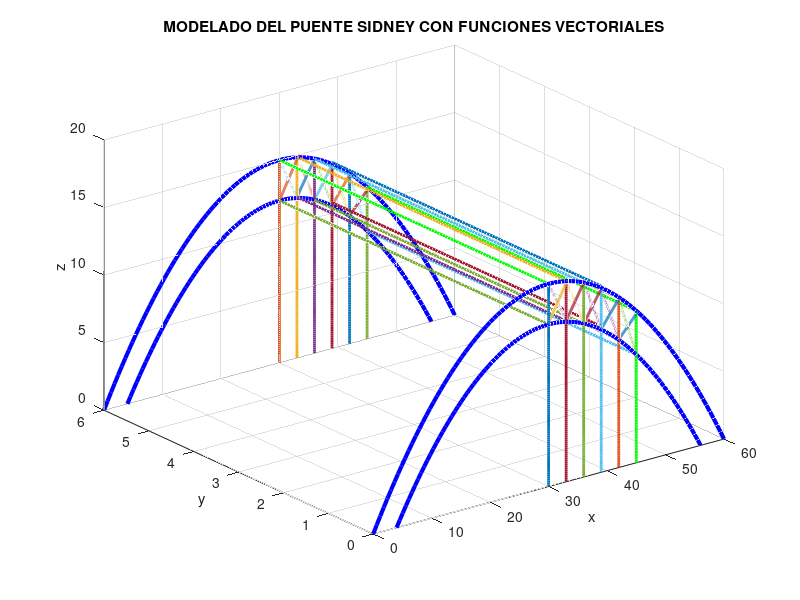

Reproduce this figure in MATLAB.
% Definir el intervalo de t
t = linspace(0, 60, 100);  % t va de 0 a 60

% Definir las componentes de la función vectorial
x = t;  % Componente x(t)
y = zeros(size(t));  % Componente y(t), constante en 0
z = -1/60 * (t - 30).^2 + 15;  % Componente z(t) de la parábola


% Definir el intervalo de t
t1 = linspace(4, 56, 100);  % t va de 0 a 60

% Definir las componentes de la función vectorial
x1 = t1;  % Componente x(t)
y1 = zeros(size(t1));  % Componente y(t), constante en 0
z1 = -3/169 * (t1 - 30).^2 + 12;  % Componente z(t) de la parábola



t2 = linspace(0, 60, 100);  % t va de 0 a 60

% Definir las componentes de la función vectorial
x2 = t2;  % Componente x(t)
y2 = zeros(size(t2))+6;  % Componente y(t), constante en 0
z2 = -1/60 * (t2 - 30).^2 + 15;  % Componente z(t) de la parábola



% Definir el intervalo de t
t3 = linspace(4, 56, 100);  % t va de 0 a 60

% Definir las componentes de la función vectorial
x3 = t3;  % Componente x(t)
y3 = zeros(size(t3))+6;  % Componente y(t), constante en 0
z3 = -3/169 * (t3 - 30).^2 + 12;  % Componente z(t) de la parábola

% FUNCIONES LINEALES

% Definir el intervalo de t
t4 = linspace(0, 1, 100);  % t va de 0 a 1

% Definir las componentes de la función vectorial
x4 = 30 * ones(size(t4));  % Componente x(t), constante en 30
y4 = 6 * t4;               % Componente y(t), lineal entre 0 y 6
z4 = 15 * ones(size(t4));  % Componente z(t), constante en 15



% Definir el intervalo de t
t5 = linspace(0, 1, 100);  % t va de 0 a 1

% Definir las componentes de la función vectorial
x5 = 45 * ones(size(t5));   % Componente x(t), constante en 45
y5 = 6 * t5;                % Componente y(t), lineal entre 0 y 6
z5 = 11.25 * ones(size(t5)); % Componente z(t), constante en 11.25



% Definir el intervalo de t
t6 = linspace(0, 1, 100);  % t va de 0 a 1

% Definir las componentes de la función vectorial
x6 = 45 * ones(size(t6));  % Componente x(t), constante en 45
y6 = zeros(size(t6));      % Componente y(t), constante en 0
z6 = 11.25 * t6;           % Componente z(t), lineal entre 0 y 11.25


% Definir el intervalo de t
t7 = linspace(0, 1, 100);  % t va de 0 a 1

% Definir las componentes de la función vectorial
x7 = 30 * ones(size(t7));   % Componente x(t), constante en 30
y7 = 6 * t7;                % Componente y(t), lineal entre 0 y 6
z7 = 12 * ones(size(t7));   % Componente z(t), constante en 12


% Definir el intervalo de t
t8 = linspace(0, 1, 100);  % t va de 0 a 1

% Definir las componentes de la función vectorial
x8 = 45 * ones(size(t8));   % Componente x(t), constante en 45
y8 = 6 * t8;                % Componente y(t), lineal entre 0 y 6
z8 = 8 * ones(size(t8));    % Componente z(t), constante en 8

% Definir el intervalo de t
t9 = linspace(0, 1, 100);  % t va de 0 a 1

% Definir las componentes de la función vectorial
x9 = 33 * ones(size(t9));   % Componente x(t), constante en 33
y9 = 0 * ones(size(t9));    % Componente y(t), constante en 0
z9 = 14.75 * t9;            % Componente z(t), lineal entre 0 y 14.75

% Definir el intervalo de t
t10 = linspace(0, 1, 100);  % t va de 0 a 1

% Definir las componentes de la función vectorial
x10 = 30 * ones(size(t10));   % Componente x(t), constante en 30
y10 = 0 * ones(size(t10));    % Componente y(t), constante en 0
z10 = 15 * t10;               % Componente z(t), lineal entre 0 y 15


% Definir el intervalo de t
t11 = linspace(0, 1, 100);  % t va de 0 a 1

% Definir las componentes de la función vectorial
x11 = 30 * ones(size(t11));   % Componente x(t), constante en 30
y11 = 6 * ones(size(t11));    % Componente y(t), constante en 6
z11 = 15 * t11;               % Componente z(t), lineal entre 0 y 15

% Definir el intervalo de t
t12 = linspace(0, 1, 100);  % t va de 0 a 1

% Definir las componentes de la función vectorial
x12 = 33 * ones(size(t12));   % Componente x(t), constante en 33
y12 = 6 * ones(size(t12));    % Componente y(t), constante en 6
z12 = 14.85 * t12;            % Componente z(t), lineal entre 0 y 14.85

t13 = linspace(0, 1, 100);  % t va de 0 a 1

% Definir las componentes de la función vectorial
x13 = 36 * ones(size(t13));   % Componente x(t), constante en 36
y13 = 6 * ones(size(t13));    % Componente y(t), constante en 6
z13 = 14.39 * t13;            % Componente z(t), lineal entre 0 y 14.39

% Definir el intervalo de t
t14 = linspace(0, 1, 100);  % t va de 0 a 1

% Definir las componentes de la función vectorial
x14 = 36 * ones(size(t14));   % Componente x(t), constante en 36
y14 = 0 * ones(size(t14));    % Componente y(t), constante en 0
z14 = 14.39 * t14;            % Componente z(t), lineal entre 0 y 14.39


% Definir el intervalo de t
t15 = linspace(0, 1, 100);  % t va de 0 a 1

% Definir las componentes de la función vectorial
x15 = 39 * ones(size(t15));   % Componente x(t), constante en 39
y15 = 0 * ones(size(t15));    % Componente y(t), constante en 0
z15 = 13.62 * t15;            % Componente z(t), lineal entre 0 y 13.62

% Definir el intervalo de t
t16 = linspace(0, 1, 100);  % t va de 0 a 1

% Definir las componentes de la función vectorial
x16 = 39 * ones(size(t16));   % Componente x(t), constante en 39
y16 = 6 * ones(size(t16));    % Componente y(t), constante en 6
z16 = 13.62 * t16;            % Componente z(t), lineal entre 0 y 13.62

% Definir el intervalo de t
t17 = linspace(0, 1, 100);  % t va de 0 a 1

% Definir las componentes de la función vectorial
x17 = 42 * ones(size(t17));   % Componente x(t), constante en 42
y17 = 6 * ones(size(t17));    % Componente y(t), constante en 6
z17 = 12.5 * t17;             % Componente z(t), lineal entre 0 y 12.5

% Definir el intervalo de t
t18 = linspace(0, 1, 100);  % t va de 0 a 1

% Definir las componentes de la función vectorial
x18 = 42 * ones(size(t18));   % Componente x(t), constante en 42
y18 = 0 * ones(size(t18));    % Componente y(t), constante en 0
z18 = 12.5 * t18;             % Componente z(t), lineal entre 0 y 12.5


% Definir el intervalo de t
t21 = linspace(0, 1, 100);  % t va de 0 a 1

% Definir las componentes de la función vectorial
x21 = 45 * ones(size(t21));   % Componente x(t), constante en 45
y21 = 6 * ones(size(t21));    % Componente y(t), constante en 6
z21 = 11.25 * t21;            % Componente z(t), lineal entre 0 y 11.25








%LINEALES "X"

t19 = linspace(30, 33, 100);  % t va de 0 a 60

x19 = t19;  % Componente x(t)
y19 = zeros(size(t19));  % Componente y(t), constante en 0
z19 = (0.87.*t19)-14   % Componente z(t) de la parábola


% Definir el intervalo de t
t20 = linspace(0, 1, 100);  % t va de 0 a 1

% Definir las componentes de la función vectorial
x20 = 30 + 3 * t20;           % Componente x(t), lineal entre 30 y 33
y20 = zeros(size(t20));       % Componente y(t), constante en 0
z20 = 15 - 3.09 * t20;        % Componente z(t), lineal entre 15 y 11.91

% Definir el intervalo de t
t22 = linspace(0, 1, 100);  % t va de 0 a 1

% Definir las componentes de la función vectorial
x22 = 30 + 3 * t22;           % Componente x(t), lineal entre 30 y 33
y22 = 6 * ones(size(t22));    % Componente y(t), constante en 6
z22 = 15 - 3.09 * t22;        % Componente z(t), lineal entre 15 y 11.91

% Definir el intervalo de t
t23 = linspace(0, 1, 100);  % t va de 0 a 1

% Definir las componentes de la función vectorial
x23 = 33 + 3 * t23;           % Componente x(t), lineal entre 33 y 36
y23 = zeros(size(t23));       % Componente y(t), constante en 0
z23 = 11.91 + 2.47 * t23;     % Componente z(t), lineal entre 11.91 y 14.38


% Definir el intervalo de t
t24 = linspace(0, 1, 100);  % t va de 0 a 1

% Definir las componentes de la función vectorial
x24 = 33 + 3 * t24;           % Componente x(t), lineal entre 33 y 36
y24 = 6 * ones(size(t24));    % Componente y(t), constante en 6
z24 = 11.91 + 2.47 * t24;     % Componente z(t), lineal entre 11.91 y 14.38


% Definir el intervalo de t
t25 = linspace(0, 1, 100);  % t va de 0 a 1

% Definir las componentes de la función vectorial
x25 = 33 + 3 * t25;           % Componente x(t), lineal entre 33 y 36
y25 = 6 * ones(size(t25));    % Componente y(t), constante en 6
z25 = 14.87 - 3.47 * t25;     % Componente z(t), lineal entre 14.87 y 11.40

% Definir el intervalo de t
t26 = linspace(0, 1, 100);  % t va de 0 a 1

% Definir las componentes de la función vectorial
x26 = 33 + 3 * t26;           % Componente x(t), lineal entre 33 y 36
y26 = zeros(size(t26));       % Componente y(t), constante en 0
z26 = 14.87 - 3.47 * t26;     % Componente z(t), lineal entre 14.87 y 11.40


% Definir el intervalo de t
t27 = linspace(0, 1, 100);  % t va de 0 a 1

% Definir las componentes de la función vectorial
x27 = 36 + 3 * t27;           % Componente x(t), lineal entre 36 y 39
y27 = zeros(size(t27));       % Componente y(t), constante en 0
z27 = 14.39 - 3.79 * t27;     % Componente z(t), lineal entre 14.39 y 10.6


% Definir el intervalo de t
t28 = linspace(0, 1, 100);  % t va de 0 a 1

% Definir las componentes de la función vectorial
x28 = 36 + 3 * t28;           % Componente x(t), lineal entre 36 y 39
y28 = 6 * ones(size(t28));    % Componente y(t), constante en 6
z28 = 14.39 - 3.79 * t28;     % Componente z(t), lineal entre 14.39 y 10.6

% Definir el intervalo de t
t29 = linspace(0, 1, 100);  % t va de 0 a 1

% Definir las componentes de la función vectorial
x29 = 36 + 3 * t29;           % Componente x(t), lineal entre 36 y 39
y29 = 6 * ones(size(t29));    % Componente y(t), constante en 6
z29 = 11.34 + 2.25 * t29;     % Componente z(t), lineal entre 11.34 y 13.59


% Definir el intervalo de t
t30 = linspace(0, 1, 100);  % t va de 0 a 1

% Definir las componentes de la función vectorial
x30 = 36 + 3 * t30;           % Componente x(t), lineal entre 36 y 39
y30 = zeros(size(t30));       % Componente y(t), constante en 0
z30 = 11.34 + 2.25 * t30;     % Componente z(t), lineal entre 11.34 y 13.59

% Definir el intervalo de t
t31 = linspace(0, 1, 100);  % t va de 0 a 1

% Definir las componentes de la función vectorial
x31 = 39 + 3 * t31;           % Componente x(t), lineal entre 39 y 42
y31 = zeros(size(t31));       % Componente y(t), constante en 0
z31 = 10.6 + 1.89 * t31;      % Componente z(t), lineal entre 10.6 y 12.49


% Definir el intervalo de t
t32 = linspace(0, 1, 100);  % t va de 0 a 1

% Definir las componentes de la función vectorial
x32 = 39 + 3 * t32;           % Componente x(t), lineal entre 39 y 42
y32 = 6 * ones(size(t32));    % Componente y(t), constante en 6
z32 = 10.6 + 1.89 * t32;      % Componente z(t), lineal entre 10.6 y 12.49

% Definir el intervalo de t
t33 = linspace(0, 1, 100);  % t va de 0 a 1

% Definir las componentes de la función vectorial
x33 = 39 + 3 * t33;           % Componente x(t), lineal entre 39 y 42
y33 = 6 * ones(size(t33));    % Componente y(t), constante en 6
z33 = 13.59 - 4.12 * t33;     % Componente z(t), lineal entre 13.59 y 9.47

% Definir el intervalo de t
t34 = linspace(0, 1, 100);  % t va de 0 a 1

% Definir las componentes de la función vectorial
x34 = 39 + 3 * t34;           % Componente x(t), lineal entre 39 y 42
y34 = zeros(size(t34));       % Componente y(t), constante en 0
z34 = 13.59 - 4.12 * t34;     % Componente z(t), lineal entre 13.59 y 9.47

% Definir el intervalo de t
t35 = linspace(0, 1, 100);  % t va de 0 a 1

% Definir las componentes de la función vectorial
x35 = 42 + 3 * t35;           % Componente x(t), lineal entre 42 y 45
y35 = zeros(size(t35));       % Componente y(t), constante en 0
z35 = 12.49 - 4.49 * t35;     % Componente z(t), lineal entre 12.49 y 8

% Definir el intervalo de t
t36 = linspace(0, 1, 100);  % t va de 0 a 1

% Definir las componentes de la función vectorial
x36 = 42 + 3 * t36;           % Componente x(t), lineal entre 42 y 45
y36 = 6 * ones(size(t36));    % Componente y(t), constante en 6
z36 = 12.49 - 4.49 * t36;     % Componente z(t), lineal entre 12.49 y 8

% Definir el intervalo de t
t37 = linspace(0, 1, 100);  % t va de 0 a 1

% Definir las componentes de la función vectorial
x37 = 42 + 3 * t37;           % Componente x(t), lineal entre 42 y 45
y37 = 6 * ones(size(t37));    % Componente y(t), constante en 6
z37 = 9.47 + 1.55 * t37;      % Componente z(t), lineal entre 9.47 y 11.02


% Definir el intervalo de t
t38 = linspace(0, 1, 100);  % t va de 0 a 1

% Definir las componentes de la función vectorial
x38 = 42 + 3 * t38;           % Componente x(t), lineal entre 42 y 45
y38 = zeros(size(t38));       % Componente y(t), constante en 0
z38 = 9.47 + 1.55 * t38;      % Componente z(t), lineal entre 9.47 y 11.02


% Definir el intervalo de t
t39 = linspace(0, 1, 100);  % t va de 0 a 1

% Definir las componentes de la función vectorial
x39 = 30 + 3 * t39;           % Componente x(t), lineal entre 30 y 33
y39 = 6 * ones(size(t39));    % Componente y(t), constante en 6
z39 = 12 + 2.71 * t39;        % Componente z(t), lineal entre 12 y 14.71


%PARANTES DE FUNCIONES LINEALES
% Definir el intervalo de t
t40 = linspace(0, 1, 100);  % t va de 0 a 1

% Definir las componentes de la función vectorial
x40 = 33 * ones(size(t40));    % Componente x(t), constante en 33
y40 = 6 * t40;                 % Componente y(t), lineal entre 0 y 6
z40 = 14.87 * ones(size(t40)); % Componente z(t), constante en 14.87

% Definir el intervalo de t
t41 = linspace(0, 1, 100);  % t va de 0 a 1

% Definir las componentes de la función vectorial
x41 = 33 * ones(size(t41));    % Componente x(t), constante en 33
y41 = 6 * t41;                 % Componente y(t), lineal entre 0 y 6
z41 = 11.91 * ones(size(t41)); % Componente z(t), constante en 11.91

% Definir el intervalo de t
t42 = linspace(0, 1, 100);  % t va de 0 a 1

% Definir las componentes de la función vectorial
x42 = 36 * ones(size(t42));    % Componente x(t), constante en 36
y42 = 6 * t42;                 % Componente y(t), lineal entre 0 y 6
z42 = 11.34 * ones(size(t42)); % Componente z(t), constante en 11.34

% Definir el intervalo de t
t43 = linspace(0, 1, 100);  % t va de 0 a 1

% Definir las componentes de la función vectorial
x43 = 36 * ones(size(t43));    % Componente x(t), constante en 36
y43 = 6 * t43;                 % Componente y(t), lineal entre 0 y 6
z43 = 14.38 * ones(size(t43)); % Componente z(t), constante en 14.38

% Definir el intervalo de t
t44 = linspace(0, 1, 100);  % t va de 0 a 1

% Definir las componentes de la función vectorial
x44 = 39 * ones(size(t44));    % Componente x(t), constante en 39
y44 = 6 * t44;                 % Componente y(t), lineal entre 0 y 6
z44 = 10.8 * ones(size(t44));  % Componente z(t), constante en 10.8

% Definir el intervalo de t
t45 = linspace(0, 1, 100);  % t va de 0 a 1

% Definir las componentes de la función vectorial
x45 = 39 * ones(size(t45));    % Componente x(t), constante en 39
y45 = 6 * t45;                 % Componente y(t), lineal entre 0 y 6
z45 = 13.78 * ones(size(t45)); % Componente z(t), constante en 13.78

% Definir el intervalo de t
t46 = linspace(0, 1, 100);  % t va de 0 a 1

% Definir las componentes de la función vectorial
x46 = 42 * ones(size(t46));    % Componente x(t), constante en 42
y46 = 6 * t46;                 % Componente y(t), lineal entre 0 y 6
z46 = 9.47 * ones(size(t46));  % Componente z(t), constante en 9.47

% Definir el intervalo de t
t47 = linspace(0, 1, 100);  % t va de 0 a 1

% Definir las componentes de la función vectorial
x47 = 42 * ones(size(t47));    % Componente x(t), constante en 42
y47 = 6 * t47;                 % Componente y(t), lineal entre 0 y 6
z47 = 12.53 * ones(size(t47)); % Componente z(t), constante en 12.53












% Graficar la función vectorial en 3D con grosor de línea
figure;
plot3(x, y, z, 'LineWidth', 3, 'color', "b");  % Ajusta 'LineWidth' al valor que desees
hold on
plot3(x1, y1, z1, 'LineWidth', 3, 'color', "b");  % Ajusta 'LineWidth' al valor que desees

plot3(x2, y2, z2, 'LineWidth', 3, 'color', "b");  % Ajusta 'LineWidth' al valor que desees
plot3(x3, y3, z3, 'LineWidth', 3, 'color', "b");  % Ajusta 'LineWidth' al valor que desees



%grafica de funciones lineales

plot3(x4, y4, z4, 'g', 'LineWidth', 2);  % Ajusta 'LineWidth' al valor que desees
plot3(x5, y5, z5, 'g', 'LineWidth', 2);  % Ajusta 'LineWidth' al valor que desees
plot3(x6, y6, z6, 'g', 'LineWidth', 2);  % Ajusta 'LineWidth' al valor que desees
plot3(x7, y7, z7,  'LineWidth', 2);  % Ajusta 'LineWidth' al valor que desees
plot3(x8, y8, z8,  'LineWidth', 2);  % Ajusta 'LineWidth' al valor que desees
plot3(x9, y9, z9,  'LineWidth', 2);  % Ajusta 'LineWidth' al valor que desees
plot3(x10, y10, z10,  'LineWidth', 2);  % Ajusta 'LineWidth' al valor que desees
plot3(x11, y11, z11,  'LineWidth', 2);  % Ajusta 'LineWidth' al valor que desees
plot3(x12, y12, z12,  'LineWidth', 2);  % Ajusta 'LineWidth' al valor que desees
plot3(x13, y13, z13,  'LineWidth', 2);  % Ajusta 'LineWidth' al valor que desees
plot3(x14, y14, z14,  'LineWidth', 2);  % Ajusta 'LineWidth' al valor que desees
plot3(x15, y15, z15,  'LineWidth', 2);  % Ajusta 'LineWidth' al valor que desees
plot3(x16, y16, z16,  'LineWidth', 2);  % Ajusta 'LineWidth' al valor que desees
plot3(x17, y17, z17, 'LineWidth', 2);  % Ajusta 'LineWidth' al valor que desees
plot3(x18, y18, z18, 'LineWidth', 2);  % Ajusta 'LineWidth' al valor que desees
plot3(x19, y19, z19, 'LineWidth', 2);  % Ajusta 'LineWidth' al valor que desees
plot3(x20, y20, z20, 'LineWidth', 2);  % Ajusta 'LineWidth' al valor que desees

plot3(x21, y21, z21, 'LineWidth', 2);  % Ajusta 'LineWidth' al valor que desees

plot3(x22, y22, z22, 'LineWidth', 2);  % Ajusta 'LineWidth' al valor que desees
plot3(x23, y23, z23, 'LineWidth', 2);  % Ajusta 'LineWidth' al valor que desees
plot3(x24, y24, z24, 'LineWidth', 2);  % Ajusta 'LineWidth' al valor que desees
plot3(x25, y25, z25, 'LineWidth', 2);  % Ajusta 'LineWidth' al valor que desees
plot3(x26, y26, z26, 'LineWidth', 2);  % Ajusta 'LineWidth' al valor que desees
plot3(x27, y27, z27, 'LineWidth', 2);  % Ajusta 'LineWidth' al valor que desees
plot3(x28, y28, z28, 'LineWidth', 2);  % Ajusta 'LineWidth' al valor que desees
plot3(x29, y29, z29, 'LineWidth', 2);  % Ajusta 'LineWidth' al valor que desees
plot3(x30, y30, z30, 'LineWidth', 2);  % Ajusta 'LineWidth' al valor que desees
plot3(x31, y31, z31, 'LineWidth', 2);  % Ajusta 'LineWidth' al valor que desees
plot3(x32, y32, z32, 'LineWidth', 2);  % Ajusta 'LineWidth' al valor que desees
plot3(x33, y33, z33, 'LineWidth', 2);  % Ajusta 'LineWidth' al valor que desees
plot3(x34, y34, z34, 'LineWidth', 2);  % Ajusta 'LineWidth' al valor que desees
plot3(x35, y35, z35, 'LineWidth', 2);  % Ajusta 'LineWidth' al valor que desees
plot3(x36, y36, z36, 'LineWidth', 2);  % Ajusta 'LineWidth' al valor que desees
plot3(x37, y37, z37, 'LineWidth', 2);  % Ajusta 'LineWidth' al valor que desees
plot3(x38, y38, z38, 'LineWidth', 2);  % Ajusta 'LineWidth' al valor que desees
plot3(x39, y39, z39, 'LineWidth', 2);  % Ajusta 'LineWidth' al valor que desees
plot3(x40, y40, z40, 'LineWidth', 2);  % Ajusta 'LineWidth' al valor que desees
plot3(x41, y41, z41, 'LineWidth', 2);  % Ajusta 'LineWidth' al valor que desees
plot3(x42, y42, z42, 'LineWidth', 2);  % Ajusta 'LineWidth' al valor que desees
plot3(x43, y43, z43, 'LineWidth', 2);  % Ajusta 'LineWidth' al valor que desees
plot3(x44, y44, z44, 'LineWidth', 2);  % Ajusta 'LineWidth' al valor que desees
plot3(x45, y45, z45, 'LineWidth', 2);  % Ajusta 'LineWidth' al valor que desees
plot3(x46, y46, z46, 'LineWidth', 2);  % Ajusta 'LineWidth' al valor que desees
plot3(x47, y47, z47, 'LineWidth', 2);  % Ajusta 'LineWidth' al valor que desees



grid on;

% Etiquetas y título
xlabel('x');
ylabel('y');
zlabel('z');
title('MODELADO DEL PUENTE SIDNEY CON FUNCIONES VECTORIALES');
